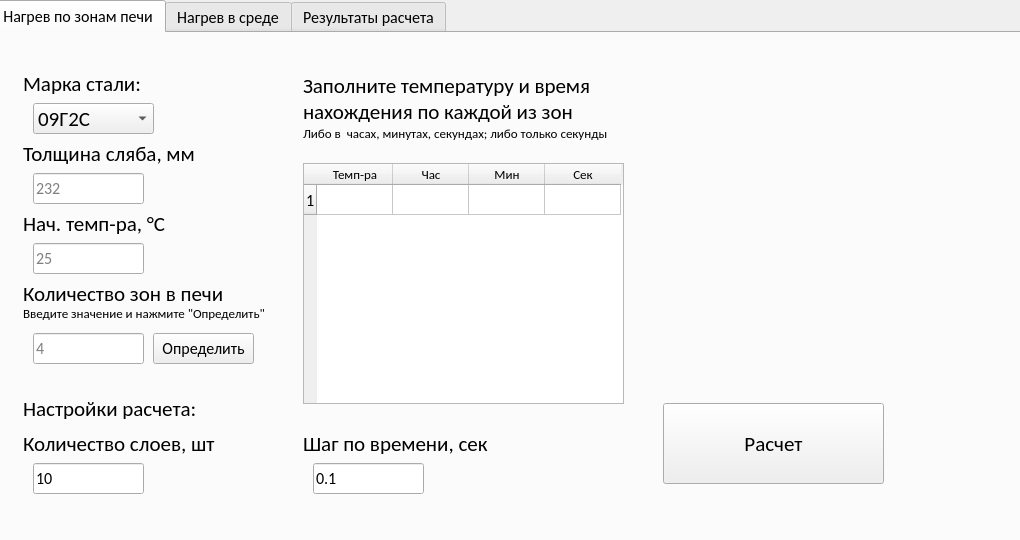
<?xml version="1.0" encoding="UTF-8"?>
<ui version="4.0">
 <class>MainWindow</class>
 <widget class="QMainWindow" name="MainWindow">
  <property name="geometry">
   <rect>
    <x>0</x>
    <y>0</y>
    <width>1020</width>
    <height>540</height>
   </rect>
  </property>
  <property name="minimumSize">
   <size>
    <width>1020</width>
    <height>540</height>
   </size>
  </property>
  <property name="maximumSize">
   <size>
    <width>1020</width>
    <height>540</height>
   </size>
  </property>
  <property name="font">
   <font>
    <family>Calibri</family>
    <pointsize>10</pointsize>
   </font>
  </property>
  <property name="windowTitle">
   <string>Нагрев материала</string>
  </property>
  <property name="locale">
   <locale language="Russian" country="Russia"/>
  </property>
  <widget class="QWidget" name="centralwidget">
   <property name="minimumSize">
    <size>
     <width>460</width>
     <height>330</height>
    </size>
   </property>
   <property name="sizeIncrement">
    <size>
     <width>0</width>
     <height>0</height>
    </size>
   </property>
   <widget class="QTabWidget" name="tabWidget">
    <property name="geometry">
     <rect>
      <x>-9</x>
      <y>0</y>
      <width>3571</width>
      <height>661</height>
     </rect>
    </property>
    <property name="minimumSize">
     <size>
      <width>460</width>
      <height>360</height>
     </size>
    </property>
    <property name="font">
     <font>
      <family>Calibri</family>
      <pointsize>12</pointsize>
     </font>
    </property>
    <property name="toolTip">
     <string/>
    </property>
    <property name="currentIndex">
     <number>0</number>
    </property>
    <widget class="QWidget" name="tab">
     <property name="locale">
      <locale language="Russian" country="Russia"/>
     </property>
     <attribute name="title">
      <string>Нагрев по зонам печи</string>
     </attribute>
     <widget class="QPushButton" name="pushButton">
      <property name="geometry">
       <rect>
        <x>670</x>
        <y>370</y>
        <width>221</width>
        <height>81</height>
       </rect>
      </property>
      <property name="font">
       <font>
        <family>Calibri</family>
        <pointsize>16</pointsize>
       </font>
      </property>
      <property name="text">
       <string>Расчет</string>
      </property>
     </widget>
     <widget class="QComboBox" name="comboBox">
      <property name="geometry">
       <rect>
        <x>40</x>
        <y>70</y>
        <width>121</width>
        <height>31</height>
       </rect>
      </property>
      <property name="font">
       <font>
        <family>Calibri</family>
        <pointsize>16</pointsize>
       </font>
      </property>
      <item>
       <property name="text">
        <string>09Г2С</string>
       </property>
      </item>
      <item>
       <property name="text">
        <string>ШАР</string>
       </property>
      </item>
      <item>
       <property name="text">
        <string>Ст3сп</string>
       </property>
      </item>
      <item>
       <property name="text">
        <string>Сталь20</string>
       </property>
      </item>
      <item>
       <property name="text">
        <string>K60</string>
       </property>
      </item>
      <item>
       <property name="text">
        <string>SH400</string>
       </property>
      </item>
      <item>
       <property name="text">
        <string>SH450</string>
       </property>
      </item>
      <item>
       <property name="text">
        <string>SH500</string>
       </property>
      </item>
     </widget>
     <widget class="QLabel" name="label_8">
      <property name="geometry">
       <rect>
        <x>310</x>
        <y>400</y>
        <width>221</width>
        <height>21</height>
       </rect>
      </property>
      <property name="font">
       <font>
        <family>Calibri</family>
        <pointsize>16</pointsize>
       </font>
      </property>
      <property name="text">
       <string>Шаг по времени, сек</string>
      </property>
     </widget>
     <widget class="QLabel" name="label_4">
      <property name="geometry">
       <rect>
        <x>30</x>
        <y>110</y>
        <width>211</width>
        <height>21</height>
       </rect>
      </property>
      <property name="font">
       <font>
        <family>Calibri</family>
        <pointsize>16</pointsize>
       </font>
      </property>
      <property name="text">
       <string>Толщина сляба, мм</string>
      </property>
     </widget>
     <widget class="QLabel" name="label_2">
      <property name="geometry">
       <rect>
        <x>30</x>
        <y>40</y>
        <width>141</width>
        <height>21</height>
       </rect>
      </property>
      <property name="font">
       <font>
        <family>Calibri</family>
        <pointsize>16</pointsize>
       </font>
      </property>
      <property name="text">
       <string>Марка стали:</string>
      </property>
     </widget>
     <widget class="QLabel" name="label_6">
      <property name="geometry">
       <rect>
        <x>30</x>
        <y>180</y>
        <width>201</width>
        <height>21</height>
       </rect>
      </property>
      <property name="font">
       <font>
        <family>Calibri</family>
        <pointsize>16</pointsize>
       </font>
      </property>
      <property name="text">
       <string>Нач. темп-ра, °С</string>
      </property>
     </widget>
     <widget class="QLabel" name="label_5">
      <property name="geometry">
       <rect>
        <x>30</x>
        <y>400</y>
        <width>221</width>
        <height>21</height>
       </rect>
      </property>
      <property name="font">
       <font>
        <family>Calibri</family>
        <pointsize>16</pointsize>
       </font>
      </property>
      <property name="text">
       <string>Количество слоев, шт</string>
      </property>
     </widget>
     <widget class="QTableWidget" name="tableWidget">
      <property name="geometry">
       <rect>
        <x>310</x>
        <y>130</y>
        <width>321</width>
        <height>241</height>
       </rect>
      </property>
      <property name="horizontalScrollBarPolicy">
       <enum>Qt::ScrollBarAlwaysOff</enum>
      </property>
      <property name="horizontalScrollMode">
       <enum>QAbstractItemView::ScrollPerPixel</enum>
      </property>
      <property name="showGrid">
       <bool>true</bool>
      </property>
      <property name="cornerButtonEnabled">
       <bool>true</bool>
      </property>
      <property name="rowCount">
       <number>1</number>
      </property>
      <property name="columnCount">
       <number>4</number>
      </property>
      <attribute name="horizontalHeaderVisible">
       <bool>true</bool>
      </attribute>
      <attribute name="horizontalHeaderCascadingSectionResizes">
       <bool>false</bool>
      </attribute>
      <attribute name="horizontalHeaderMinimumSectionSize">
       <number>35</number>
      </attribute>
      <attribute name="horizontalHeaderDefaultSectionSize">
       <number>76</number>
      </attribute>
      <attribute name="horizontalHeaderHighlightSections">
       <bool>true</bool>
      </attribute>
      <attribute name="horizontalHeaderStretchLastSection">
       <bool>false</bool>
      </attribute>
      <attribute name="verticalHeaderDefaultSectionSize">
       <number>30</number>
      </attribute>
      <row/>
      <column>
       <property name="text">
        <string>Темп-ра</string>
       </property>
       <property name="font">
        <font>
         <family>Calibri</family>
         <pointsize>10</pointsize>
        </font>
       </property>
      </column>
      <column>
       <property name="text">
        <string>Час</string>
       </property>
       <property name="font">
        <font>
         <family>Calibri</family>
         <pointsize>10</pointsize>
        </font>
       </property>
      </column>
      <column>
       <property name="text">
        <string>Мин</string>
       </property>
       <property name="font">
        <font>
         <family>Calibri</family>
         <pointsize>10</pointsize>
        </font>
       </property>
      </column>
      <column>
       <property name="text">
        <string>Сек</string>
       </property>
       <property name="font">
        <font>
         <family>Calibri</family>
         <pointsize>10</pointsize>
        </font>
       </property>
      </column>
      <item row="0" column="0">
       <property name="text">
        <string/>
       </property>
       <property name="font">
        <font>
         <family>Calibri</family>
         <pointsize>8</pointsize>
        </font>
       </property>
       <property name="textAlignment">
        <set>AlignCenter</set>
       </property>
      </item>
      <item row="0" column="1">
       <property name="text">
        <string/>
       </property>
       <property name="font">
        <font>
         <family>Calibri</family>
         <pointsize>8</pointsize>
        </font>
       </property>
       <property name="textAlignment">
        <set>AlignCenter</set>
       </property>
      </item>
      <item row="0" column="2">
       <property name="text">
        <string/>
       </property>
       <property name="font">
        <font>
         <family>Calibri</family>
         <pointsize>8</pointsize>
        </font>
       </property>
       <property name="textAlignment">
        <set>AlignCenter</set>
       </property>
      </item>
      <item row="0" column="3">
       <property name="text">
        <string/>
       </property>
       <property name="font">
        <font>
         <family>Calibri</family>
         <pointsize>8</pointsize>
         <kerning>true</kerning>
        </font>
       </property>
       <property name="textAlignment">
        <set>AlignCenter</set>
       </property>
      </item>
     </widget>
     <widget class="QLabel" name="label_3">
      <property name="geometry">
       <rect>
        <x>30</x>
        <y>250</y>
        <width>331</width>
        <height>21</height>
       </rect>
      </property>
      <property name="font">
       <font>
        <family>Calibri</family>
        <pointsize>16</pointsize>
       </font>
      </property>
      <property name="text">
       <string>Количество зон в печи</string>
      </property>
     </widget>
     <widget class="QPushButton" name="pushButton_2">
      <property name="geometry">
       <rect>
        <x>160</x>
        <y>300</y>
        <width>101</width>
        <height>31</height>
       </rect>
      </property>
      <property name="text">
       <string>Определить</string>
      </property>
     </widget>
     <widget class="QLabel" name="label_12">
      <property name="geometry">
       <rect>
        <x>310</x>
        <y>30</y>
        <width>331</width>
        <height>71</height>
       </rect>
      </property>
      <property name="font">
       <font>
        <family>Calibri</family>
        <pointsize>16</pointsize>
       </font>
      </property>
      <property name="text">
       <string>Заполните температуру и время нахождения по каждой из зон</string>
      </property>
      <property name="wordWrap">
       <bool>true</bool>
      </property>
     </widget>
     <widget class="QLabel" name="label_7">
      <property name="geometry">
       <rect>
        <x>30</x>
        <y>270</y>
        <width>331</width>
        <height>21</height>
       </rect>
      </property>
      <property name="font">
       <font>
        <family>Calibri</family>
        <pointsize>10</pointsize>
       </font>
      </property>
      <property name="text">
       <string>Введите значение и нажмите &quot;Определить&quot;</string>
      </property>
     </widget>
     <widget class="QLabel" name="label_13">
      <property name="geometry">
       <rect>
        <x>30</x>
        <y>340</y>
        <width>331</width>
        <height>71</height>
       </rect>
      </property>
      <property name="font">
       <font>
        <family>Calibri</family>
        <pointsize>16</pointsize>
       </font>
      </property>
      <property name="text">
       <string>Настройки расчета:</string>
      </property>
      <property name="wordWrap">
       <bool>true</bool>
      </property>
     </widget>
     <widget class="QLineEdit" name="lineEdit">
      <property name="geometry">
       <rect>
        <x>40</x>
        <y>140</y>
        <width>111</width>
        <height>31</height>
       </rect>
      </property>
      <property name="placeholderText">
       <string>232</string>
      </property>
      <property name="clearButtonEnabled">
       <bool>false</bool>
      </property>
     </widget>
     <widget class="QLineEdit" name="lineEdit_2">
      <property name="geometry">
       <rect>
        <x>40</x>
        <y>210</y>
        <width>111</width>
        <height>31</height>
       </rect>
      </property>
      <property name="placeholderText">
       <string>25</string>
      </property>
      <property name="clearButtonEnabled">
       <bool>false</bool>
      </property>
     </widget>
     <widget class="QLineEdit" name="lineEdit_3">
      <property name="geometry">
       <rect>
        <x>40</x>
        <y>300</y>
        <width>111</width>
        <height>31</height>
       </rect>
      </property>
      <property name="placeholderText">
       <string>4</string>
      </property>
      <property name="clearButtonEnabled">
       <bool>false</bool>
      </property>
     </widget>
     <widget class="QLineEdit" name="lineEdit_4">
      <property name="geometry">
       <rect>
        <x>40</x>
        <y>430</y>
        <width>111</width>
        <height>31</height>
       </rect>
      </property>
      <property name="text">
       <string>10</string>
      </property>
      <property name="placeholderText">
       <string/>
      </property>
      <property name="clearButtonEnabled">
       <bool>false</bool>
      </property>
     </widget>
     <widget class="QLineEdit" name="lineEdit_5">
      <property name="geometry">
       <rect>
        <x>320</x>
        <y>430</y>
        <width>111</width>
        <height>31</height>
       </rect>
      </property>
      <property name="text">
       <string>0.1</string>
      </property>
      <property name="placeholderText">
       <string/>
      </property>
      <property name="clearButtonEnabled">
       <bool>false</bool>
      </property>
     </widget>
     <widget class="QLabel" name="label_9">
      <property name="geometry">
       <rect>
        <x>310</x>
        <y>90</y>
        <width>331</width>
        <height>21</height>
       </rect>
      </property>
      <property name="font">
       <font>
        <family>Calibri</family>
        <pointsize>10</pointsize>
       </font>
      </property>
      <property name="text">
       <string>Либо в  часах, минутах, секундах; либо только секунды</string>
      </property>
     </widget>
     <widget class="QLabel" name="label">
      <property name="geometry">
       <rect>
        <x>650</x>
        <y>80</y>
        <width>361</width>
        <height>231</height>
       </rect>
      </property>
      <property name="text">
       <string/>
      </property>
      <property name="pixmap">
       <pixmap>POWERPNT_CXLFW6i2uP.png</pixmap>
      </property>
      <property name="scaledContents">
       <bool>true</bool>
      </property>
     </widget>
    </widget>
    <widget class="QWidget" name="tab_3">
     <attribute name="title">
      <string>Нагрев в среде</string>
     </attribute>
     <widget class="QLineEdit" name="lineEdit_6">
      <property name="geometry">
       <rect>
        <x>40</x>
        <y>140</y>
        <width>111</width>
        <height>31</height>
       </rect>
      </property>
      <property name="placeholderText">
       <string>232</string>
      </property>
      <property name="clearButtonEnabled">
       <bool>false</bool>
      </property>
     </widget>
     <widget class="QLabel" name="label_14">
      <property name="geometry">
       <rect>
        <x>310</x>
        <y>400</y>
        <width>221</width>
        <height>21</height>
       </rect>
      </property>
      <property name="font">
       <font>
        <family>Calibri</family>
        <pointsize>16</pointsize>
       </font>
      </property>
      <property name="text">
       <string>Шаг по времени, сек</string>
      </property>
     </widget>
     <widget class="QLabel" name="label_19">
      <property name="geometry">
       <rect>
        <x>320</x>
        <y>110</y>
        <width>351</width>
        <height>21</height>
       </rect>
      </property>
      <property name="font">
       <font>
        <family>Calibri</family>
        <pointsize>16</pointsize>
       </font>
      </property>
      <property name="text">
       <string>Коэф. теплоотдачи сверху, Вт/м2К</string>
      </property>
     </widget>
     <widget class="QLabel" name="label_20">
      <property name="geometry">
       <rect>
        <x>30</x>
        <y>110</y>
        <width>211</width>
        <height>21</height>
       </rect>
      </property>
      <property name="font">
       <font>
        <family>Calibri</family>
        <pointsize>16</pointsize>
       </font>
      </property>
      <property name="text">
       <string>Толщина сляба, мм</string>
      </property>
     </widget>
     <widget class="QLabel" name="label_21">
      <property name="geometry">
       <rect>
        <x>320</x>
        <y>40</y>
        <width>351</width>
        <height>21</height>
       </rect>
      </property>
      <property name="font">
       <font>
        <family>Calibri</family>
        <pointsize>16</pointsize>
       </font>
      </property>
      <property name="text">
       <string>Темп-ра среды сверху, °С</string>
      </property>
     </widget>
     <widget class="QLineEdit" name="lineEdit_11">
      <property name="geometry">
       <rect>
        <x>40</x>
        <y>210</y>
        <width>111</width>
        <height>31</height>
       </rect>
      </property>
      <property name="placeholderText">
       <string>25</string>
      </property>
      <property name="clearButtonEnabled">
       <bool>false</bool>
      </property>
     </widget>
     <widget class="QLineEdit" name="lineEdit_12">
      <property name="geometry">
       <rect>
        <x>330</x>
        <y>140</y>
        <width>111</width>
        <height>31</height>
       </rect>
      </property>
      <property name="placeholderText">
       <string>150</string>
      </property>
      <property name="clearButtonEnabled">
       <bool>false</bool>
      </property>
     </widget>
     <widget class="QLineEdit" name="lineEdit_13">
      <property name="geometry">
       <rect>
        <x>330</x>
        <y>230</y>
        <width>111</width>
        <height>31</height>
       </rect>
      </property>
      <property name="placeholderText">
       <string>1000</string>
      </property>
      <property name="clearButtonEnabled">
       <bool>false</bool>
      </property>
     </widget>
     <widget class="QPushButton" name="pushButton_3">
      <property name="geometry">
       <rect>
        <x>720</x>
        <y>370</y>
        <width>221</width>
        <height>81</height>
       </rect>
      </property>
      <property name="font">
       <font>
        <family>Calibri</family>
        <pointsize>16</pointsize>
       </font>
      </property>
      <property name="text">
       <string>Расчет</string>
      </property>
     </widget>
     <widget class="QLabel" name="label_22">
      <property name="geometry">
       <rect>
        <x>30</x>
        <y>340</y>
        <width>331</width>
        <height>71</height>
       </rect>
      </property>
      <property name="font">
       <font>
        <family>Calibri</family>
        <pointsize>16</pointsize>
       </font>
      </property>
      <property name="text">
       <string>Настройки расчета:</string>
      </property>
      <property name="wordWrap">
       <bool>true</bool>
      </property>
     </widget>
     <widget class="QLabel" name="label_23">
      <property name="geometry">
       <rect>
        <x>320</x>
        <y>200</y>
        <width>371</width>
        <height>21</height>
       </rect>
      </property>
      <property name="font">
       <font>
        <family>Calibri</family>
        <pointsize>16</pointsize>
       </font>
      </property>
      <property name="text">
       <string>Темп-ра среды снизу, °С</string>
      </property>
     </widget>
     <widget class="QComboBox" name="comboBox_2">
      <property name="geometry">
       <rect>
        <x>40</x>
        <y>70</y>
        <width>121</width>
        <height>31</height>
       </rect>
      </property>
      <property name="font">
       <font>
        <family>Calibri</family>
        <pointsize>16</pointsize>
       </font>
      </property>
      <item>
       <property name="text">
        <string>09Г2С</string>
       </property>
      </item>
      <item>
       <property name="text">
        <string>ШАР</string>
       </property>
      </item>
      <item>
       <property name="text">
        <string>Ст3сп</string>
       </property>
      </item>
      <item>
       <property name="text">
        <string>Сталь20</string>
       </property>
      </item>
      <item>
       <property name="text">
        <string>K60</string>
       </property>
      </item>
      <item>
       <property name="text">
        <string>SH400</string>
       </property>
      </item>
      <item>
       <property name="text">
        <string>SH450</string>
       </property>
      </item>
      <item>
       <property name="text">
        <string>SH500</string>
       </property>
      </item>
     </widget>
     <widget class="QLineEdit" name="lineEdit_14">
      <property name="geometry">
       <rect>
        <x>330</x>
        <y>300</y>
        <width>111</width>
        <height>31</height>
       </rect>
      </property>
      <property name="placeholderText">
       <string>150</string>
      </property>
      <property name="clearButtonEnabled">
       <bool>false</bool>
      </property>
     </widget>
     <widget class="QLineEdit" name="lineEdit_15">
      <property name="geometry">
       <rect>
        <x>40</x>
        <y>430</y>
        <width>111</width>
        <height>31</height>
       </rect>
      </property>
      <property name="text">
       <string>10</string>
      </property>
      <property name="placeholderText">
       <string/>
      </property>
      <property name="clearButtonEnabled">
       <bool>false</bool>
      </property>
     </widget>
     <widget class="QLineEdit" name="lineEdit_16">
      <property name="geometry">
       <rect>
        <x>330</x>
        <y>70</y>
        <width>111</width>
        <height>31</height>
       </rect>
      </property>
      <property name="placeholderText">
       <string>1000</string>
      </property>
      <property name="clearButtonEnabled">
       <bool>false</bool>
      </property>
     </widget>
     <widget class="QLineEdit" name="lineEdit_17">
      <property name="geometry">
       <rect>
        <x>320</x>
        <y>430</y>
        <width>111</width>
        <height>31</height>
       </rect>
      </property>
      <property name="text">
       <string>0.1</string>
      </property>
      <property name="placeholderText">
       <string/>
      </property>
      <property name="clearButtonEnabled">
       <bool>false</bool>
      </property>
     </widget>
     <widget class="QLabel" name="label_24">
      <property name="geometry">
       <rect>
        <x>30</x>
        <y>400</y>
        <width>221</width>
        <height>21</height>
       </rect>
      </property>
      <property name="font">
       <font>
        <family>Calibri</family>
        <pointsize>16</pointsize>
       </font>
      </property>
      <property name="text">
       <string>Количество слоев, шт</string>
      </property>
     </widget>
     <widget class="QLabel" name="label_25">
      <property name="geometry">
       <rect>
        <x>30</x>
        <y>40</y>
        <width>141</width>
        <height>21</height>
       </rect>
      </property>
      <property name="font">
       <font>
        <family>Calibri</family>
        <pointsize>16</pointsize>
       </font>
      </property>
      <property name="text">
       <string>Марка стали:</string>
      </property>
     </widget>
     <widget class="QLabel" name="label_26">
      <property name="geometry">
       <rect>
        <x>30</x>
        <y>180</y>
        <width>201</width>
        <height>21</height>
       </rect>
      </property>
      <property name="font">
       <font>
        <family>Calibri</family>
        <pointsize>16</pointsize>
       </font>
      </property>
      <property name="text">
       <string>Нач. темп-ра, °С</string>
      </property>
     </widget>
     <widget class="QLabel" name="label_27">
      <property name="geometry">
       <rect>
        <x>320</x>
        <y>270</y>
        <width>351</width>
        <height>21</height>
       </rect>
      </property>
      <property name="font">
       <font>
        <family>Calibri</family>
        <pointsize>16</pointsize>
       </font>
      </property>
      <property name="text">
       <string>Коэф. теплоотдачи снизу, Вт/м2К</string>
      </property>
     </widget>
     <widget class="QLabel" name="label_28">
      <property name="geometry">
       <rect>
        <x>30</x>
        <y>250</y>
        <width>201</width>
        <height>21</height>
       </rect>
      </property>
      <property name="font">
       <font>
        <family>Calibri</family>
        <pointsize>16</pointsize>
       </font>
      </property>
      <property name="text">
       <string>Время нагрева, сек</string>
      </property>
     </widget>
     <widget class="QLineEdit" name="lineEdit_18">
      <property name="geometry">
       <rect>
        <x>40</x>
        <y>280</y>
        <width>111</width>
        <height>31</height>
       </rect>
      </property>
      <property name="placeholderText">
       <string>60</string>
      </property>
      <property name="clearButtonEnabled">
       <bool>false</bool>
      </property>
     </widget>
     <widget class="QLabel" name="label_10">
      <property name="geometry">
       <rect>
        <x>650</x>
        <y>80</y>
        <width>361</width>
        <height>231</height>
       </rect>
      </property>
      <property name="text">
       <string/>
      </property>
      <property name="pixmap">
       <pixmap>POWERPNT_nmj5jX9473.png</pixmap>
      </property>
      <property name="scaledContents">
       <bool>true</bool>
      </property>
     </widget>
    </widget>
    <widget class="QWidget" name="tab_2">
     <attribute name="title">
      <string>Результаты расчета</string>
     </attribute>
     <widget class="QWidget" name="verticalLayoutWidget">
      <property name="geometry">
       <rect>
        <x>20</x>
        <y>20</y>
        <width>591</width>
        <height>481</height>
       </rect>
      </property>
      <layout class="QVBoxLayout" name="verticalLayout">
       <item>
        <widget class="MplWidget" name="widget" native="true"/>
       </item>
      </layout>
     </widget>
     <widget class="QLabel" name="label_11">
      <property name="geometry">
       <rect>
        <x>10</x>
        <y>10</y>
        <width>631</width>
        <height>71</height>
       </rect>
      </property>
      <property name="locale">
       <locale language="Russian" country="Russia"/>
      </property>
      <property name="text">
       <string/>
      </property>
      <property name="wordWrap">
       <bool>true</bool>
      </property>
     </widget>
     <widget class="QTableWidget" name="tableWidget">
      <property name="geometry">
       <rect>
        <x>610</x>
        <y>20</y>
        <width>411</width>
        <height>481</height>
       </rect>
      </property>
      <column>
       <property name="text">
        <string>Координата</string>
       </property>
      </column>
     </widget>
     <widget class="QPushButton" name="pushButton_4">
      <property name="geometry">
       <rect>
        <x>500</x>
        <y>20</y>
        <width>91</width>
        <height>31</height>
       </rect>
      </property>
      <property name="text">
       <string>Export Data</string>
      </property>
     </widget>
    </widget>
   </widget>
  </widget>
 </widget>
 <customwidgets>
  <customwidget>
   <class>MplWidget</class>
   <extends>QWidget</extends>
   <header>mplwidget.h</header>
   <container>1</container>
  </customwidget>
 </customwidgets>
 <resources/>
 <connections/>
</ui>
